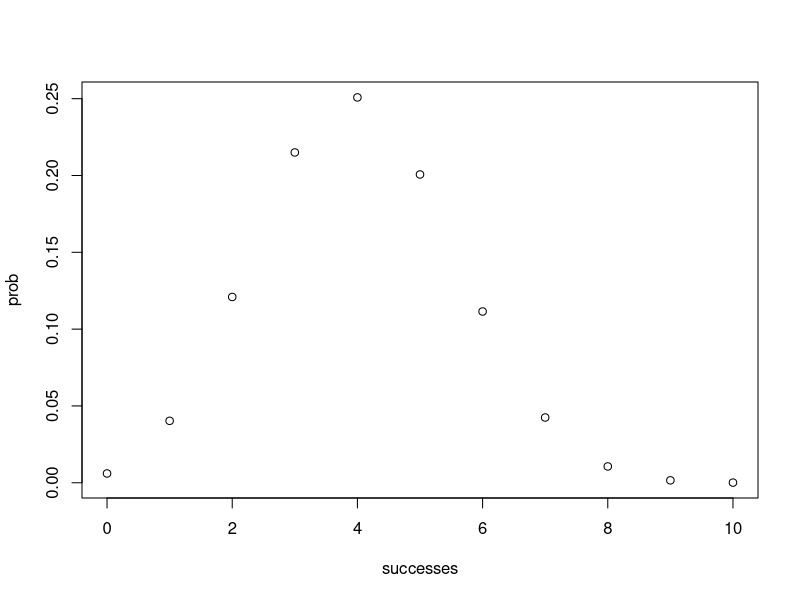
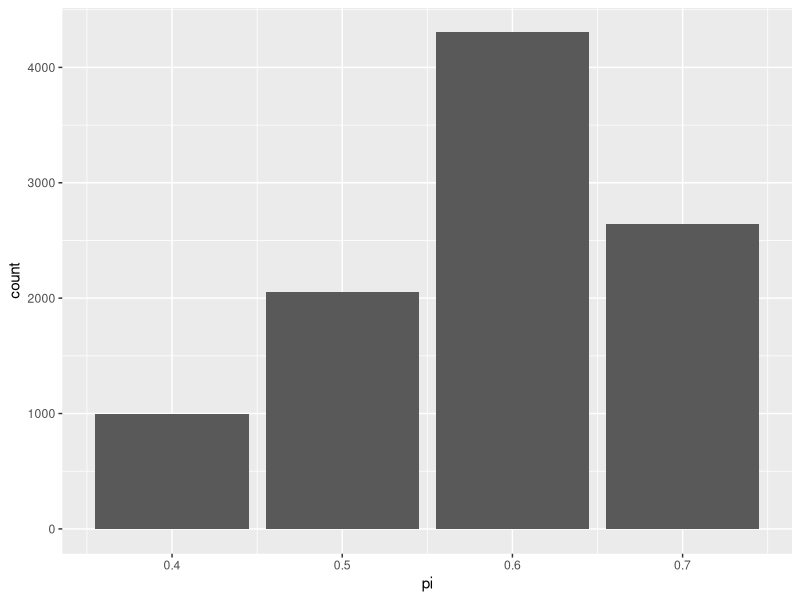
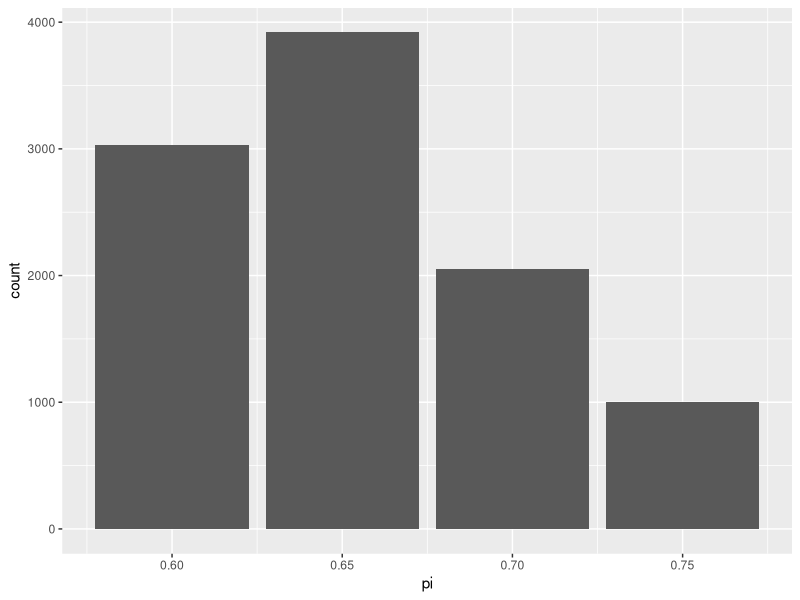

Recreate these plots in R, in order.
## ---- chunk 1
knitr::opts_chunk$set(echo = TRUE)
## ---- chunk 2
library("tidyverse") #loading packages needed to create diagram
library("DiagrammeR")
library("dplyr")
## ---- chunk 3
tree <-
    create_graph() |>  # initiate graph
    add_n_nodes(
      n = 3, 
      type = "path",
      label = c("Incoming info: Marketing from Tesla that car is safe", "Data: Tesla combustion events", "Posterior: Tesla cars not as safe as other brands"), # Labels for each node
      node_aes = node_aes(
        shape = "rectangle", #changed shape to rectangle 
        height = 2,
        width = 2,
        x = c(0, 3, 3), 
        y = c(0, 2, -2))) |> 
    add_edge(
      from = 1,
      to = 3,
      edge_aes = edge_aes(
        color = "blue"
      )) |>  
  add_edge(
      from = 2,
      to = 3,
      edge_aes = edge_aes(color = "green")
      )
render_graph(tree)
## ---- chunk 4
tree <-
    create_graph() |>  # initiate graph
    add_n_nodes(
      n = 3, 
      type = "path",
      label = c("Friend prior info:Salads are not filling", "Data: Me sharing about restaurant experience", "Posterior: Friend agrees salads can be filling"), # Labels for each node
      node_aes = node_aes(
        shape = "rectangle", #changed shape to rectangle 
        height = 2,
        width = 2,
        x = c(0, 3, 3), 
        y = c(0, 2, -2))) |> 
    add_edge(
      from = 1,
      to = 3,
      edge_aes = edge_aes(
        color = "blue"
      )) |>  
  add_edge(
      from = 2,
      to = 3,
      edge_aes = edge_aes(color = "green")
      )
render_graph(tree)
## ---- chunk 5
tree <-
    create_graph() |>  # initiate graph
    add_n_nodes(
      n = 7, 
      type = "path",
      label = c("incoming: no thoughts on Bayes", "data:Bayes for diagnostics", "Bayes is interest", "data: ant egg exercise", "Bayes disinterest", "data: great PhD prof", "updated: Bayes is interest"), # Labels for each node
      node_aes = node_aes(
        shape = "oval",
        height = 1,
        width = 1,
        x = c(0, 2, 3, 5, 4, 6, 5), # adjusted node positions
        y = c(6, 6, 5, 5, 4, 4, 3))) %>% 
    add_edge(
      from = 1,
      to = 3,
      edge_aes = edge_aes(
        color = "black"
      )) |> 
  add_edge(
      from = 2,
      to = 3,
      edge_aes = edge_aes(
        color = "black"
      )) |> 
  add_edge(
      from = 3,
      to = 5,
      edge_aes = edge_aes(
        color = "black"
      )) |>  
  add_edge(
      from = 4,
      to = 5,
      edge_aes = edge_aes(
        color = "black"
      )) |> 
  add_edge(
      from = 5,
      to = 7,
      edge_aes = edge_aes(
        color = "black"
      )) |>  
  add_edge(
      from = 6,
      to = 7,
      edge_aes = edge_aes(
        color = "black"
      )) 
render_graph(tree)
## ---- chunk 6
pB <- 0.05
pAgivenB <- 0.70
pAgivenNOTB <- 0.03
pNOTB <- 0.95 #we know this because of complement or 1-.95
## ---- chunk 7
(0.70*0.05) + (0.03*0.95) #P(A|B)P(B) +P(A|B^c)(P(B^c)
## ---- chunk 8
pA <- 0.0635 #setting P(A) to value found in last chunk
## ---- chunk 9
pAgivenB*pB/pA
## ---- chunk 10
pM <- 0.18
pNOTM <- 0.82 #found using 1-.18
pelmgivenM <- .15
pmaplegivenM <- 0.80
pothergivenM <- .05
pelmNOTM <- 0.20
pmapleNOTM <- .10
potherNOTM <- .70 

## ---- chunk 11
(pmaplegivenM*pM) + (pmapleNOTM*pNOTM)
## ---- chunk 12
pmaplegivenM*pM/0.226
## ---- chunk 13
pswipe <- 0.08
pNOTswipe <- 0.92
pmengivenswipe <- 0.40
pwomengivenswipe <- 0.30
pnbgivenswipe <- 0.20
pothergivenswipe <- .10
pmenNOTswipe <- .45
pwomenNOTswipe <- .40
pnbNOTswipe <- 0.10
potherNOTswipe <- 0.05
## ---- chunk 14
(pnbgivenswipe*pswipe) + (pnbNOTswipe*pNOTswipe)
## ---- chunk 15
pnbgivenswipe*pswipe/0.108
## ---- chunk 16
pmorn <- 0.30
pdelay <- 0.15
pNOTdelay <- 0.85
pmorngivendelay <- 0.40
## ---- chunk 17
pmorngivendelay*pdelay/pmorn
## ---- chunk 18
pmorn - (pmorngivendelay*pdelay)
## ---- chunk 19
0.24/ pNOTdelay 
## ---- chunk 20
library("tibble")
goodmood <- c(0.05, 0.84, 0.11)
badmood <- c(0.13, 0.86, 0.01)

table_r <- tibble(good = goodmood*0.40,
                  bad = badmood*0.60) #0.40 is prior probability of good mood and 0.60 is prior probability of bad mood found from 1-0.40 because of total probability. Multiplying conditional probability by prior gives us the joint probabilities for the table.  
table_r
## ---- chunk 21
(0.11*0.40) + (0.01*0.60)
## ---- chunk 22
0.40 * 0.11/.05 #0.05 is p(hightexts)
## ---- chunk 23
prural <- 0.085
purban <- 0.915
pqueergivenrural <- 0.100
pqueergivenurban <- 0.105
## ---- chunk 24
pqueergivenrural*prural + pqueergivenurban*purban
## ---- chunk 25
pqueergivenrural*prural/0.104575 #Bayestheorem
## ---- chunk 26
1-0.104575 #complement
## ---- chunk 27
notqueer <- 0.895425
## ---- chunk 28
prural*0.90/notqueer #0.90 is p notqueergivenrural and is found from 1-pqueergivenrural 
## ---- chunk 29
dbinom(4,6,.3) #where 4 is number of successes, 6 is trials and pi is .3
## ---- chunk 30
pi <- c(0.30, 0.40, 0.50) #given pi 
priors <- c(0.25, 0.60, 0.15) #given priors 
lklhd <- dbinom(4,6, pi)
## ---- chunk 31
pi*lklhd #using law of total probability across the vectors
## ---- chunk 32
nc <- 0.0178605 + 0.0552960 + 0.1171875 #normalizing constant
## ---- chunk 33
numerator <- c(priors * lklhd) #getting numerator for the above equation using a vector 
posterior <- numerator/nc 

## ---- chunk 34
pi <- c(0.10, 0.25, 0.40)
prir <- c(0.20, 0.45, 0.35) #prior 
lklhod <- dbinom(1,7,pi)
## ---- chunk 35
normc <- sum(lklhod*pi)
## ---- chunk 36
post <- prir*lklhod/normc
## ---- chunk 37
piK <- c(0.10, 0.25, 0.40)
prirK <- c(0.15, 0.15, 0.70)
likhood <- dbinom(1,7,piK)
## ---- chunk 38
normcc <- sum(likhood*piK)
## ---- chunk 39
postK <- prirK*likhood/normcc #posterior for Kris. 
## ---- chunk 40
pilac <- c(0.40, 0.50, 0.60, 0.70) #pi of lactose intoerance 
priorlac <- c(0.10, 0.20, 0.44, 0.26) 
likllac <- dbinom(47, 80, pilac)

nclac <- sum(likllac*pilac) #finding normalizing constant

postlac <- priorlac*likllac/nclac
## ---- chunk 41
dbinom(470, 800, pilac) #change to more data but same proportion
dbinom(47, 80, pilac) #original 
## ---- chunk 42
 pib <- c(0.15, 0.25, 0.50, 0.75, 0.85) #probabilities bus will be late 
fpi <- c(0.15, 0.15, 0.40, 0.15, 0.15)

table_r <- tibble(priorpi = pib,
                  fpi = fpi) 
table_r
## ---- chunk 43

liklate <- dbinom(3, 13, pib)

ncbus <- sum(liklate*pib) #finding normalizing constant of bus being late

postbus <- pib*liklate/ncbus
## ---- chunk 44
pisurvive <- c(0.60, 0.65, 0.70, 0.75)
priorsurv <- c(0.30, 0.40, 0.20, 0.10)
liksurv <- dbinom (10, 15, pisurvive)

ncsurv <- sum(liksurv*pisurvive) #finding normalizing constant 

postsurv <- pisurvive*liksurv/ncsurv #solving for posterior
## ---- chunk 45
 pifake <- c(0.20, 0.40, 0.50, 0.70) #probabilities art is  fake or forged as told by different experts
fpii <- c(0.25, 0.25, 0.25, 0.25) #percent of experts

table_r <- tibble(pi = pifake,
                  fpi = fpii) 
table_r
## ---- chunk 46
#modified Steve's code from class for this scenario
successes <- 0:10
prob <- dbinom(successes, size = 10, prob = .4)
plot(successes, prob)
## ---- chunk 47

#defining data 

lintolerance <- data.frame(pi = c(0.40, 0.50, 0.60, 0.70))

#defining prior model
prior <- c(0.10, 0.20, 0.44, 0.26)


## ---- chunk 48
set.seed(10000)
lactose_sim <- sample_n(lintolerance, size = 10000, 
                        weight = prior, replace = TRUE) #altered code from the chapter 

ggplot(lactose_sim, aes(x=pi)) + geom_bar()
## ---- chunk 49
#defining data 

cuckcoo <- data.frame(pi = c(0.60, 0.65, 0.70, 0.75))

#defining prior model
prior <- c(0.30, 0.40, 0.20, 0.10)

#create graph 
set.seed(10000)
cuckoo_sim <- sample_n(cuckcoo, size = 10000, 
                        weight = prior, replace = TRUE) #altered code from the chapter 

ggplot(cuckoo_sim, aes(x=pi)) + geom_bar()
